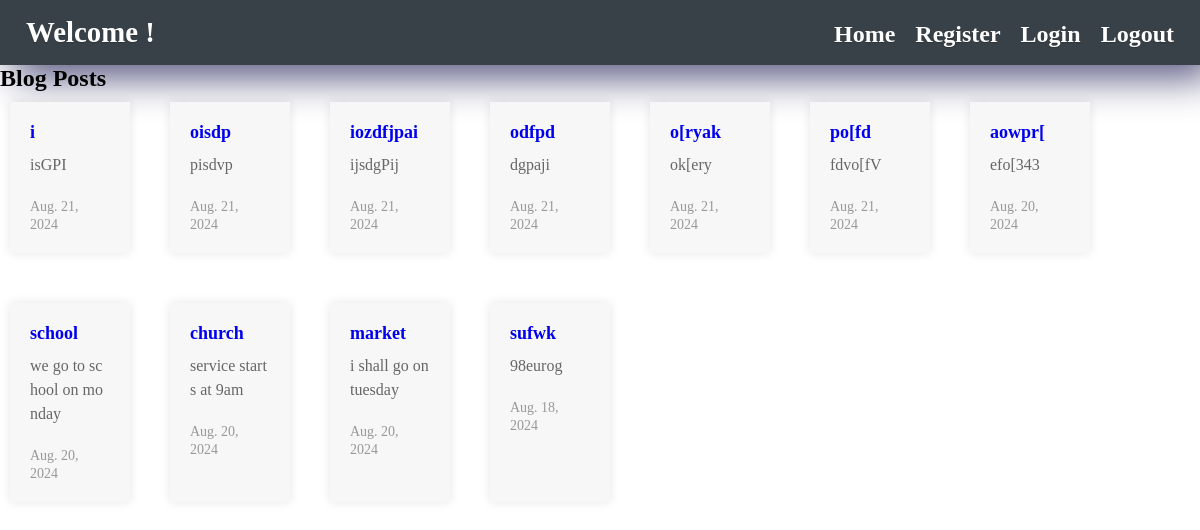
The page / on the database its author committed.
### blog/models.py (models this page shows, shortened)
class PostModel(models.Model):
    title = models.CharField(max_length=200)
    content = models.TextField()
    created_at = models.DateTimeField(auto_now_add=True)
    updated_at = models.DateTimeField(auto_now=True)
    author = models.ForeignKey(User, on_delete=models.CASCADE, default=1)

### blog/views.py (the view)
# urls.py: path('', views.post_list, name="post_list"),
def post_list(request):
    posts = PostModel.objects.order_by("-created_at")
    context = {
        "posts": posts,
    }
    return render(request, "blog/post_list.html", context)

### blog/templates/blog/post_list.html (shortened to what this page needs)
{%extends 'base.html'%}
{%load static%}
  {%block page_title%}
  <h2>Blog Posts</h2>
  {% endblock page_title%}
      {%block page_content%}
  <div class="container" style="display:flex; flex-wrap: wrap; gap: 20px; width:100%">
{%for post in posts%}
    <div style="margin: 10px; width: 10%; background-color: #f7f7f7; padding:20px; margin-bottom:20px; border-radius: 1px solid #ddd; box-shadow: 0 0 10px rgba(0,0,0,0.1);" class="blog">
      <h3 style="font-weight: bold; font-size: 18px; margin-bottom: 10px; color:#384147; word-break:break-all"><a style="text-decoration: none;" href="{% url 'post_detail' post.pk %}">{{post.title }}</a></h3>
      <p style="font-size: 16px; line-height: 1.5; margin-bottom: 20px; color:#666; word-break:break-all">{{ post.content }}</p>
      <small style="font-size: 14px; color: #999">{{post.created_at.date}}</small>
    </div>
    {% endfor %}
  </div>
  {%endblock page_content%}

### templates/base.html (shortened to what this page needs)
{%load static%}
<!DOCTYPE html>
<html lang="en">
<head>
    <link rel="stylesheet" href="{% static 'CSS/j.css'%}">
</head>
<header>
    <h1>Welcome   {{request.user.username}}!<h1>
        <nav>
            <ul>
             <li><a href="{% url 'post_list' %}" class="active">Home</a></li>
             <li><a href="{% url 'register' %}">Register</a></li>
             <li><a href="{% url 'login' %}">Login</a></li>
             <li><a href="{% url 'logout_view' %}">Logout</a></li>
             </ul>
        </nav>
</header>
<body>
<div class="container">
{% block page_title %}{% endblock page_title %}
<div class="box">
        {% block page_content %}{% endblock page_content %}
</div>
    </div>
</body>
</html>

### static/CSS/j.css (style rules this page uses)
* { margin: 0; padding: 0; box-sizing: border-box; }
body { margin: 0; padding: 0; }
header { display: flex; justify-content: space-between; align-items: center; background-color: #384147; color: #fff; padding: 1rem; box-shadow: 0 4px 8px ,0 2px 4px rgba(56,65,71,0.1); box-shadow: 14px 13px 39px rgb(88, 88, 129); margin: 0; }
nav ul { list-style: none; margin: 0; display: flex; }
nav a { text-decoration: none; color: #fff; transition: color 0.3s ease; padding: 10px; font-size: 1.5rem; }
header h1 { font-size: 1.8rem; font-weight: bold; text-shadow:0 1px 1px rgba(0, 0, 0, 0.2); padding-left: 10px; }

### rows shown on the page
PostModel: title "i", content "isGPI", created_at "Aug. 21, 2024"
PostModel: title "oisdp", content "pisdvp", created_at "Aug. 21, 2024"
PostModel: title "iozdfjpai", content "ijsdgPij", created_at "Aug. 21, 2024"
PostModel: title "odfpd", content "dgpaji", created_at "Aug. 21, 2024"
PostModel: title "o[ryak", content "ok[ery", created_at "Aug. 21, 2024"
PostModel: title "po[fd", content "fdvo[fV", created_at "Aug. 21, 2024"
PostModel: title "aowpr[", content "efo[343", created_at "Aug. 20, 2024"
PostModel: title "school", content "we go to school on monday", created_at "Aug. 20, 2024"
PostModel: title "church", content "service starts at 9am", created_at "Aug. 20, 2024"
PostModel: title "market", content "i shall go on tuesday", created_at "Aug. 20, 2024"
PostModel: title "sufwk", content "98eurog", created_at "Aug. 18, 2024"
